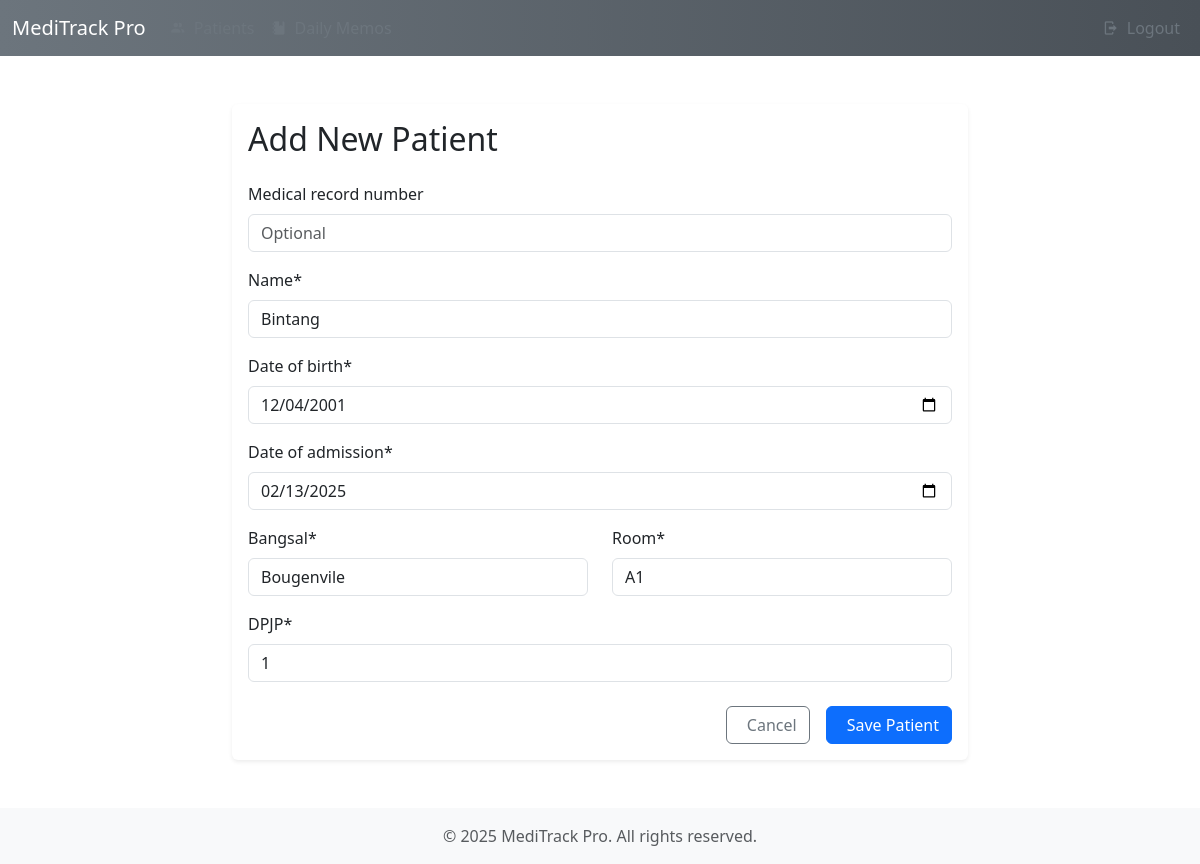
Page /patient/1/edit/ (signed in) on the committed database.
### core/models.py (models this page shows, shortened)
class Patient(models.Model):
    medical_record_number = models.CharField(max_length=50, blank=True, null=True)
    name = models.CharField(max_length=100)
    date_of_birth = models.DateField(null=True)
    age = models.IntegerField(blank=True, null=True)
    date_of_admission = models.DateField(default=timezone.now)
    bangsal = models.CharField(max_length=50)
    room = models.CharField(max_length=20)
    dpjp = models.ForeignKey(DPJP, on_delete=models.PROTECT, verbose_name='DPJP')
    created_at = models.DateTimeField(auto_now_add=True)
    updated_at = models.DateTimeField(auto_now=True)

### core/views.py (the view)
# urls.py: path('patient/<int:pk>/edit/', views.patient_edit, name='patient_edit'),
@login_required
def patient_edit(request, pk):
    patient = get_object_or_404(Patient, pk=pk)
    if request.method == 'POST':
        form = PatientForm(request.POST, instance=patient)
        if form.is_valid():
            form.save()
            messages.success(request, 'Patient updated successfully.')
            return redirect('patient_detail', pk=patient.pk)
    else:
        form = PatientForm(instance=patient)
    return render(request, 'core/patient_form.html', {'form': form, 'title': 'Edit Patient'})

### core/forms.py
class PatientForm(forms.ModelForm):
    class Meta:
        model = Patient
        fields = ['medical_record_number', 'name', 'date_of_birth', 'date_of_admission', 'bangsal', 'room', 'dpjp']
        widgets = {
            'medical_record_number': forms.TextInput(attrs={'placeholder': 'Optional', 'class': 'form-control'}),
            'name': forms.TextInput(attrs={'class': 'form-control'}),
            'date_of_birth': forms.DateInput(attrs={'type': 'date', 'class': 'form-control'}),
            'date_of_admission': forms.DateInput(attrs={'type': 'date', 'class': 'form-control'}),
            'bangsal': forms.TextInput(attrs={'class': 'form-control'}),
            'room': forms.TextInput(attrs={'class': 'form-control'}),
            'dpjp': Select2Widget(attrs={'class': 'form-control'})
        }

### templates/core/patient_form.html (shortened to what this page needs)
{% extends 'base.html' %}
{% load crispy_forms_tags %}
{% block content %}
<div class="container py-4">
    <div class="row justify-content-center">
        <div class="col-md-8">
            <div class="card shadow-sm">
                <div class="card-body">
                    <h2 class="card-title mb-4">Add New Patient</h2>
                    <form method="post">
                        {{ form.medical_record_number|as_crispy_field }}
                        {{ form.name|as_crispy_field }}
                        {{ form.date_of_birth|as_crispy_field }}
                        {{ form.date_of_admission|as_crispy_field }}
                        <div class="row">
                            <div class="col-md-6">
                                {{ form.bangsal|as_crispy_field }}
                            </div>
                            <div class="col-md-6">
                                {{ form.room|as_crispy_field }}
                            </div>
                        </div>
                        {{ form.dpjp|as_crispy_field }}
                        <div class="d-grid gap-2 d-md-flex justify-content-md-end mt-4">
                            <a href="{% url 'patient_list' %}" class="btn btn-outline-secondary me-md-2">
                                Cancel
                            </a>
                            <button type="submit" class="btn btn-primary">
                                Save Patient
                            </button>
                        </div>
                    </form>
                </div>
            </div>
        </div>
    </div>
</div>
{% endblock %}

### templates/base.html (style rules this page uses)
.card { border: none; box-shadow: 0 0 35px 0 rgba(154,161,171,.15); }

### rows in the picture
Patient: name "Bintang", date_of_birth "12/04/2001", date_of_admission "02/13/2025", bangsal "Bougenvile", room "A1", dpjp "1"
